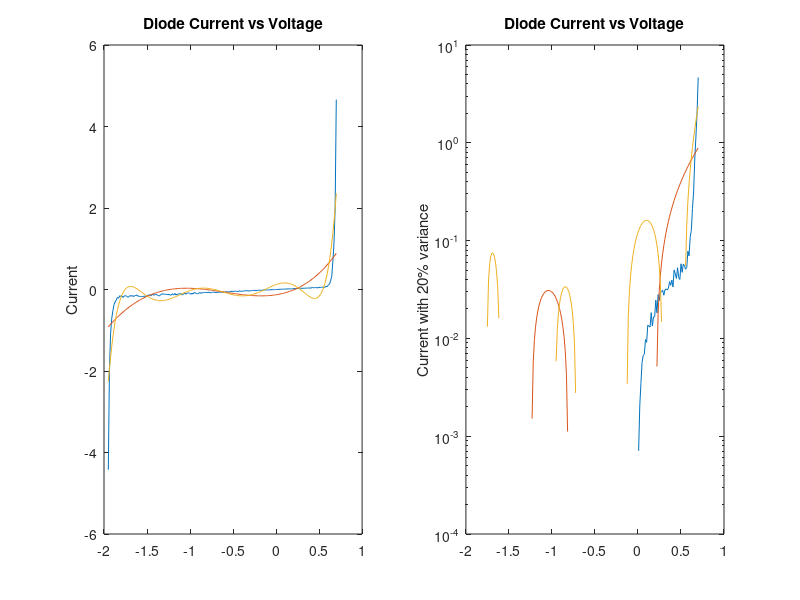

The MATLAB source for this figure: (Note: this script raises an error after producing the figure.)

clear;
clc;
close all; 

Is = 0.01e-12; %pico Amps
Ib = 0.1e-12;  %pico Amps
Vb = 1.3;       %Voltage
Gp = 0.1;       %ohms^-1

V = linspace(-1.95,0.7,200);
I = Is*(exp(1.2/0.025*V) - 1) + Gp*V - Ib*exp((-1.2/0.025)*(V+Vb));

I2 = (rand([1 200])*0.4 +0.8).*I;

figure(1)
subplot(1,2,1)
plot(V,I2);
title('Diode Current vs Voltage')
xlabel('')
ylabel('Current')
hold on

subplot(1,2,2)
semilogy(V,I2);
title('Diode Current vs Voltage')
xlabel('')
ylabel('Current with 20% variance')
hold on


Ifit_4 = polyfit(V,I2,4);
Ifit_8 = polyfit(V,I2,8);

Idata_4 = polyval(Ifit_4,V);
Idata_8 = polyval(Ifit_8,V);

subplot(1,2,1)
plot(V,Idata_4);
plot(V,Idata_8);
hold on

subplot(1,2,2)
semilogy(V,Idata_4);
semilogy(V,Idata_8);
hold on

figure(2)
% fitting a and C
fo_ac = fittype('A.*(exp(1.2*x/25e-3)-1) + 0.1.*x - C*(exp(1.2*(-(x+1.3))/25e-3)-1)');
ff_ac = fit(V',I2',fo_ac);
If_ac = ff_ac(V');

% fitting a,b and c
fo_abc = fittype('A.*(exp(1.2*x/25e-3)-1) + B.*x - C*(exp(1.2*(-(x+1.3))/25e-3)-1)');
ff_abc = fit(V',I2',fo_abc);
If_abc = ff_abc(V');

%fitting abcd
fo_abcd = fittype('A.*(exp(1.2*x/25e-3)-1) + B.*x - C*(exp(1.2*(-(x+D))/25e-3)-1)');
ff_abcd = fit(V',I2',fo_abcd);
If_abcd = ff_abcd(V);

subplot(1,2,1)
plot(If_ac);
hold on
plot(If_abc);
hold on
plot(If_abcd);
hold on
title('Diode Current vs Voltage')
xlabel('')
ylabel('Current')

subplot(1,2,2)
semilogy(V,If_ac);
semilogy(V,If_abc);
semilogy(V,If_abcd);
title('Diode Current vs Voltage')
xlabel('')
ylabel('Current with 20% variance')
hold on

inputs = V.';
targets = I.';
hiddenLayerSize = 10;
net = fitnet(hiddenLayerSize);
net.divideParam.trainRatio = 70/100;
net.divideParam.valRatio = 15/100;
net.divideParam.testRatio = 15/100;
[net,tr] = train(net,inputs,targets);
outputs = net(inputs);
errors = gsubtract(outputs,targets);
performance = perform(net,targets,outputs);
view(net)
Inn = outputs;

figure(3)
subplot(1,2,1)
plot(V,I2)
hold on
plot(V,outputs')
hold on
subplot(1,2,2)
semilogy(V,I2)
hold on
semilogy(V,outputs')
hold on